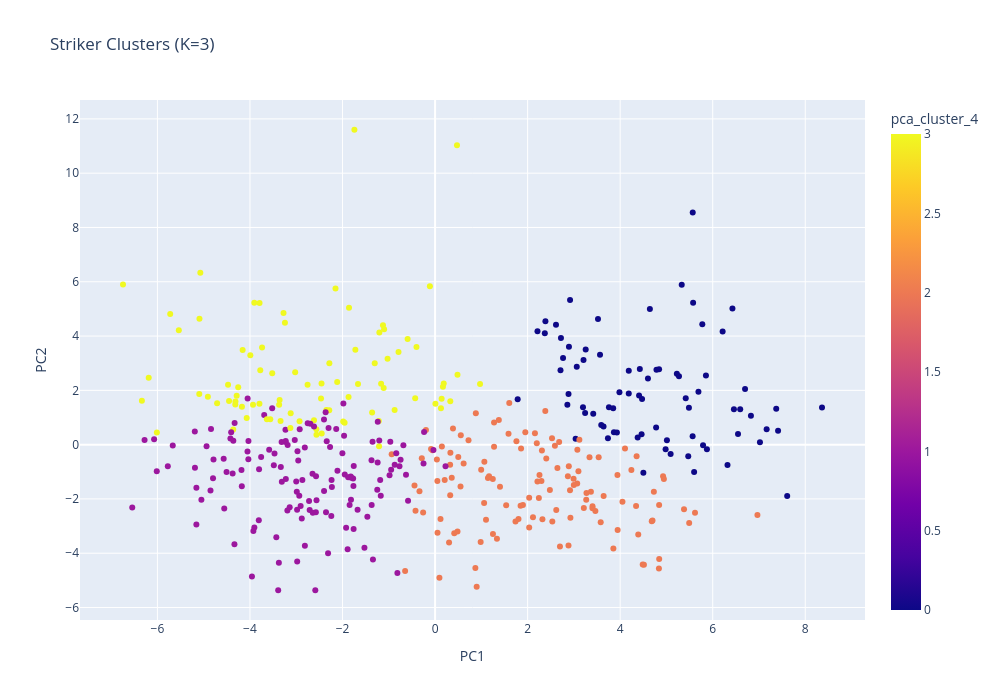

Here is the notebook cell this chart was saved with:
### Code cell
df_avg["PC1"] = X_pca[:,0]
df_avg["PC2"] = X_pca[:,1]

fig = px.scatter(
    df_avg,
    x="PC1",
    y="PC2",
    color=f"pca_cluster_4",
    hover_name='player',         
    hover_data=['team','minutesplayed','number_of_seasons'], 
    title=f"Striker Clusters (K={cluster})",
    width=1000,
    height=700
)

fig.show()

### Figure 1 — Plotly figure (JSON) as saved in the notebook; plotly's stock layout.template omitted (floating-point values rounded to 4 significant figures; data arrays with more than 128 entries replaced by an {"elided": "..."} marker saying what was removed)
{"data": [{"customdata": {"elided": "417x3 mixed values"}, "hovertemplate": "<b>%{hovertext}</b><br><br>PC1=%{x}<br>PC2=%{y}<br>team=%{customdata[0]}<br>minutesplayed=%{customdata[1]}<br>number_of_seasons=%{customdata[2]}<br>pca_cluster_4=%{marker.color}<extra></extra>", "hovertext": {"elided": "417 str values"}, "legendgroup": "", "marker": {"color": {"elided": "417 int values"}, "coloraxis": "coloraxis", "symbol": "circle"}, "mode": "markers", "name": "", "orientation": "v", "showlegend": false, "type": "scatter", "x": {"elided": "417 float values"}, "xaxis": "x", "y": {"elided": "417 float values"}, "yaxis": "y"}], "layout": {"coloraxis": {"colorbar": {"title": {"text": "pca_cluster_4"}}, "colorscale": [[0, "#0d0887"], [0.1111, "#46039f"], [0.2222, "#7201a8"], [0.3333, "#9c179e"], [0.4444, "#bd3786"], [0.5556, "#d8576b"], [0.6667, "#ed7953"], [0.7778, "#fb9f3a"], [0.8889, "#fdca26"], [1, "#f0f921"]]}, "height": 700, "legend": {"tracegroupgap": 0}, "title": {"text": "Striker Clusters (K=3)"}, "width": 1000, "xaxis": {"anchor": "y", "domain": [0, 1], "title": {"text": "PC1"}}, "yaxis": {"anchor": "x", "domain": [0, 1], "title": {"text": "PC2"}}}}
